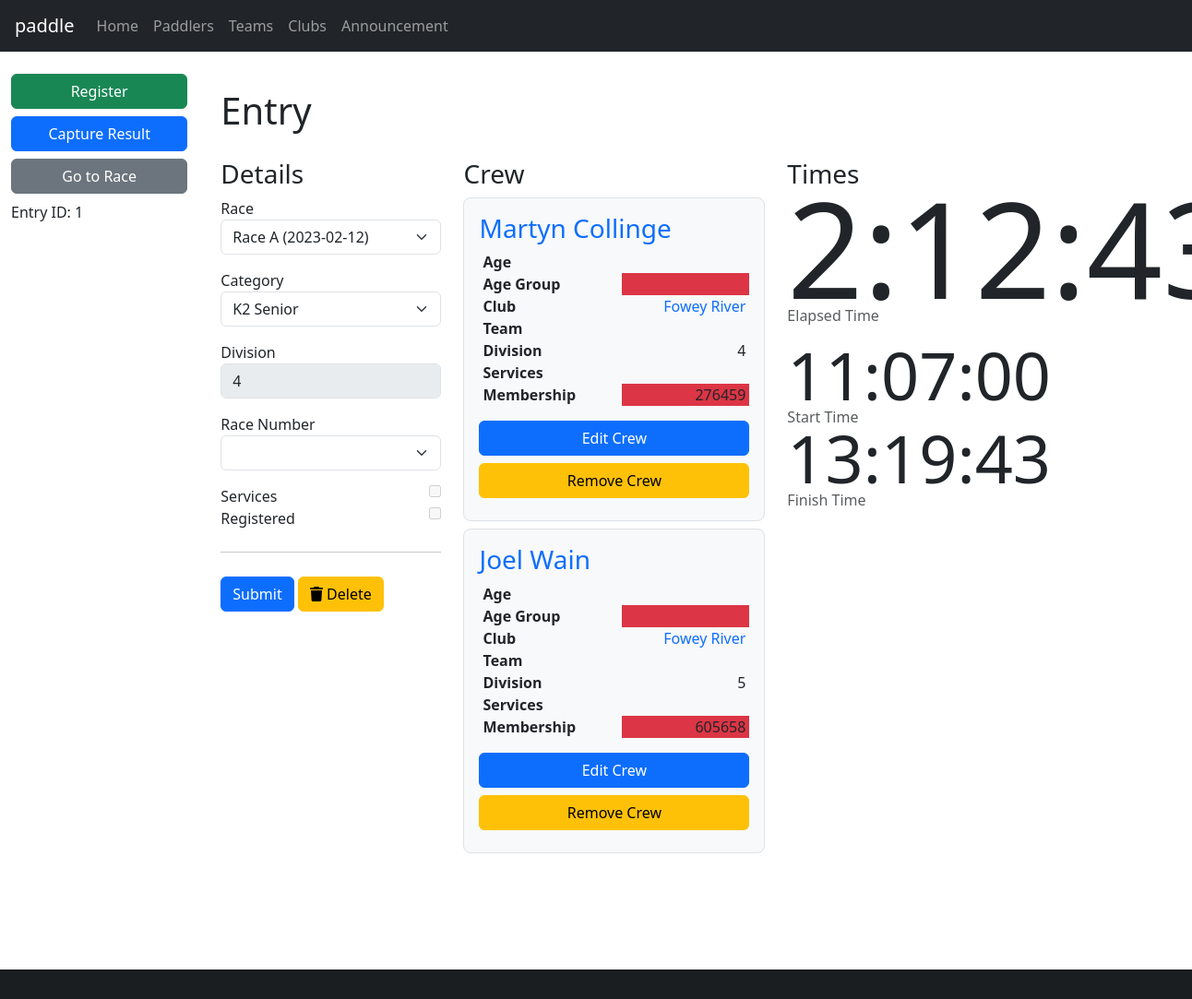
The app's page /entry/1 (signed in), older data.
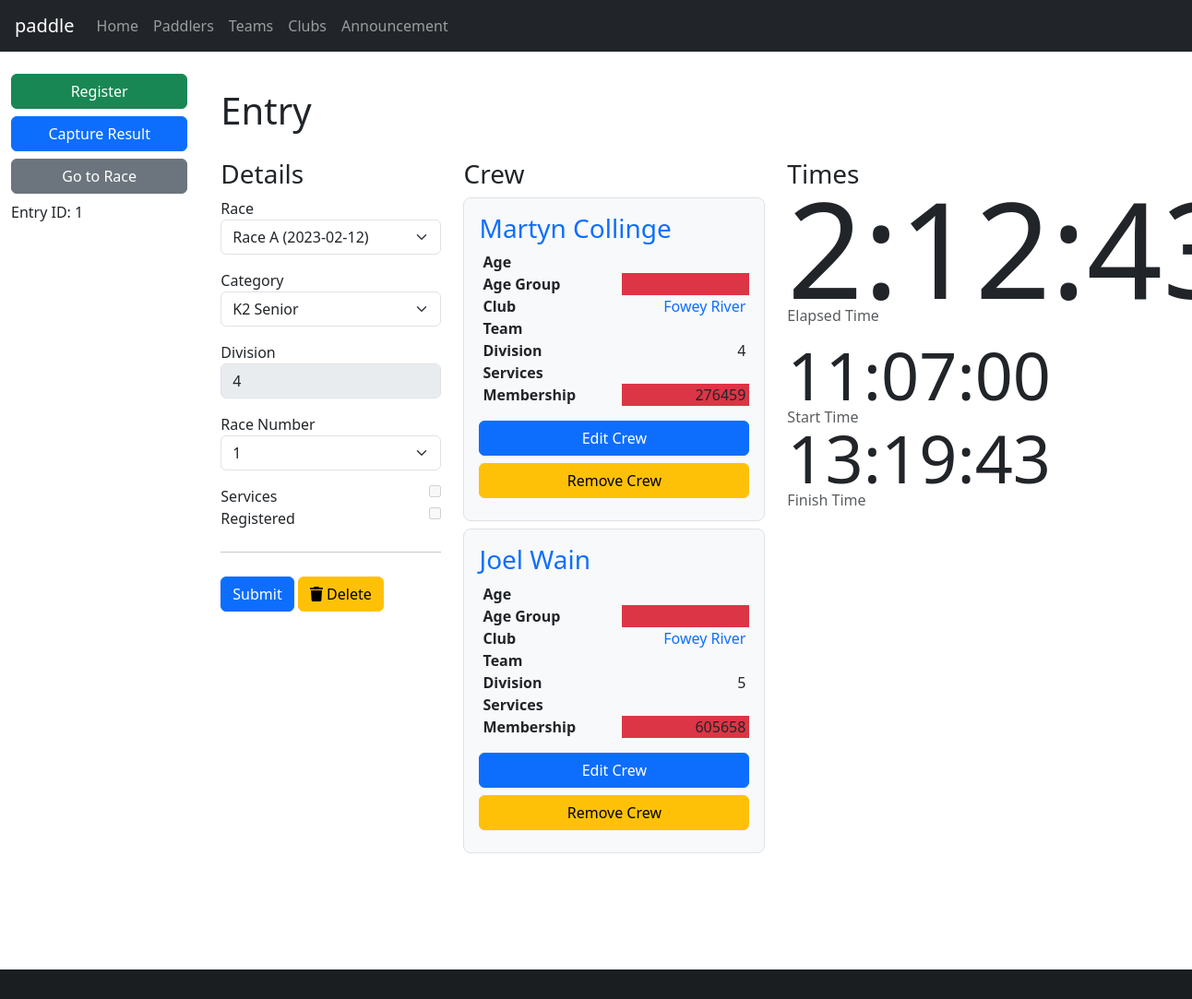
The same page, newer data.
### database/database/number.py (models this page shows, shortened)
class Number(Base):
    __tablename__ = "number"
    id = Column(Integer, primary_key=True)
    lost = Column(Boolean)
    def __str__(self):
        return str(self.id)

### paddle/views/entry.py (the view, shortened to what this page needs)
@blueprint.route("/entry/<entry_id>", methods=("GET", "POST"))
@blueprint.route("/entry/", defaults={"entry_id": None}, methods=("GET", "POST"))
@login_required
def entry(entry_id):
    entry = session.get(db.Entry, entry_id)
    race_id = request.args.get("race_id")
    races = session.query(db.Race)
    if race_id:
        races = races.filter(db.Race.id == race_id)
    races = races.all()
    if entry:
        race_id = entry.race_id
    ranges = (
        session.query(
            db.RaceNumber.category_id,
            db.RaceNumber.min_number_id,
            db.RaceNumber.max_number_id,
        )
        .filter(db.RaceNumber.race_id == race_id)
        .subquery()
    )
    categories = (
        session.query(db.Category, ranges.c.min_number_id, ranges.c.max_number_id)
        .outerjoin(ranges, ranges.c.category_id == db.Category.id)
        .all()
    )
    for category, min_number, max_number in categories:
        category.min_number = min_number if min_number else None
        category.max_number = max_number if max_number else None
    categories = [category for category, _, _ in categories]
    if entry:
        taken = (
            session.query(db.NumberEntry.number_id)
            .join(db.Entry, db.NumberEntry.entry_id == db.Entry.id)
            .filter(db.Entry.race_id == entry.race_id)
            .subquery()
        )
        numbers = (
            session.query(db.Number.id)
            .join(taken, db.Number.id == taken.c.number_id, isouter=True)
            .filter(
                (db.Number.lost == False) | (db.Number.lost == None)  # noqa: E711, E712
            )
            .order_by(db.Number.id)
        )
        if entry.race_number:
            numbers = numbers.filter(
                (taken.c.number_id == entry.race_number.id)
                | (taken.c.number_id == None)  # noqa: E711
            )
        else:
            numbers = numbers.filter((taken.c.number_id == None))  # noqa: E711
        numbers = [r.id for r in numbers]
    else:
        numbers = []
    return render_template(
        "entry.j2",
        entry=entry,
        categories=categories,
        races=races,
        numbers=numbers,
    )

### database/database/category.py (called while the page is built)
    def __str__(self):
        return self.label

    def __eq__(self, other):
        return self.label == other

    @property
    def crew_count(self):
        return int(re.sub("[^12]+", "", self.label))

### database/database/club.py (called while the page is built)
    def __str__(self):
        return f"{self.name}"

### database/database/crew.py (called while the page is built)
    @property
    def team(self):
        for team in self.paddler.teams:
            if self.entry.race.series_id == team.series_id:
                return team
        else:
            return None

### database/database/entry.py (called while the page is built)
    @property
    def division(self):
        if self.crews:
            divisions = [crew.paddler.division for crew in self.crews]
            divisions = [division for division in divisions if division is not None]
            if divisions:
                return min(divisions)
        return None

    @property
    def crew_complete(self):
        return len(self.crews) >= self.category.crew_count

    @property
    def services(self):
        services = [crew.services for crew in self.crews]
        return len(services) > 0 and all(services)

### database/database/paddler.py (called while the page is built)
def combine_names(first, middle, last):
    name = [first, middle, last]
    name = list(filter(lambda item: item is not None, name))
    name = " ".join(name)
    name = name.strip()
    return name

### paddle/templates/entry.j2 (shortened to what the changed rows need)
{% extends "base-fluid.j2" %}
{% from "macros.j2" import find_value, button_delete %}
{% block content %}
<h1>Entry</h1>
<div class="row">
  <div class="col-md-3">
    <form method="post">
      <div>
        <div class="mb-3">
          <label>Race Number</label>
          <select class="form-select" class="form-control" id="race_number" name="race_number" >
            <option value=""></option>
            {% for number in numbers %}
            <option {% if number==entry.race_number.id %} selected{% endif %}>{{ number }}</option>
            {% endfor %}
          </select>
        </div>
      </div>
    </form>
  </div>
  <div class="col-md-4">
    {% for crew in entry.crews %}
    <div class="crew h-30 p-3 mb-2 bg-light border rounded-3">
      <div>
        <table class="table table-sm table-borderless">
          <tr>
            <th>Age</th>
          </tr>
          <tr>
            <th>Age Group</th>
          </tr>
          <tr>
            <th>Club</th>
          </tr>
          <tr>
            <th>Team</th>
          </tr>
          <tr>
            <th>Division</th>
          </tr>
          <tr>
            <th>Services</th>
          </tr>
          <tr>
            <th>Membership</th>
          </tr>
        </table>
      </div>
    </div>
    {% endfor %}
  </div>
</div>
{% endblock %}

Row changes from the older to the newer data that the page shows:
now on this page (row edited): Number: race_number "1"
